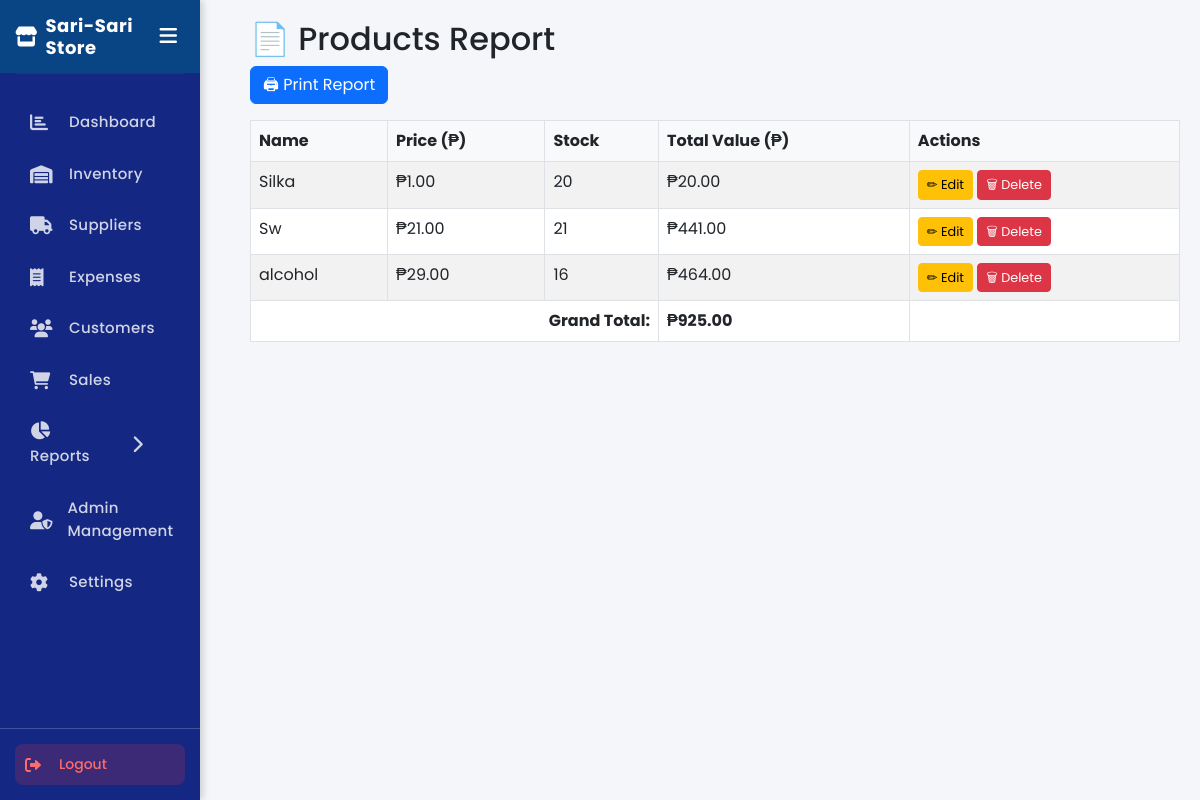
The app's page /report.php with its own data.
### tables this page shows
CREATE TABLE `products` (
  `id` int(11) NOT NULL,
  `barcode` varchar(100) DEFAULT NULL,
  `product_name` varchar(100) NOT NULL,
  `price` decimal(10,2) NOT NULL,
  `stock` int(11) NOT NULL,
  `quantity` int(11) DEFAULT 0,
  `created_at` timestamp NOT NULL DEFAULT current_timestamp()
);

### report.php (the view, shortened to what this page needs)
<?php
include 'db.php';
?>
<!DOCTYPE html>
<html>
<head>
    <link href="https://cdn.jsdelivr.net/npm/bootstrap@5.3.0/dist/css/bootstrap.min.css" rel="stylesheet">
</head>
<body>
    <div class="sidebar">
        <?php include 'sidebar.php'; ?>
    </div>
    <div class="main">
        <h2>📄 Products Report</h2>
        <a href="#" onclick="window.print()" class="btn btn-primary mb-3">🖨 Print Report</a>
        <table class="table table-bordered table-striped">
            <thead>
                <tr>
                    <th>Name</th>
                    <th>Price (₱)</th>
                    <th>Stock</th>
                    <th>Total Value (₱)</th>
                    <th class="actions-column">Actions</th>
                </tr>
            </thead>
            <tbody>
                <?php
                $result = $conn->query("SELECT * FROM products ORDER BY id ASC");
                $grandTotal = 0;
                while ($row = $result->fetch_assoc()):
                    $totalValue = $row['price'] * $row['quantity'];
                    $grandTotal += $totalValue;
                ?>
                    <tr>
                        <td><?= htmlspecialchars($row['product_name']) ?></td>
                        <td>₱<?= number_format($row['price'], 2) ?></td>
                        <td><?= $row['quantity'] ?></td>
                        <td>₱<?= number_format($totalValue, 2) ?></td>
                        <td class="actions-column">
                            <a href="edit_product.php?id=<?= $row['id'] ?>" class="btn btn-warning btn-sm">✏ Edit</a>
                            <a href="delete_product.php?id=<?= $row['id'] ?>" class="btn btn-danger btn-sm">🗑 Delete</a>
                        </td>
                    </tr>
                <?php endwhile; ?>
                <tr>
                    <td colspan="3" class="text-end"><strong>Grand Total:</strong></td>
                    <td><strong>₱<?= number_format($grandTotal, 2) ?></strong></td>
                    <td class="actions-column"></td>
                </tr>
            </tbody>
        </table>
    </div>
</body>
</html>

### sidebar.css (style rules this page uses)
* { margin: 0; padding: 0; box-sizing: border-box; }
body { font-family: 'Segoe UI', Tahoma, Geneva, Verdana, sans-serif; background-color: #f8f9fa; }
.sidebar { height: 100%; width: 250px; background: linear-gradient(180deg, #2c3e50 0%, #1a2530 100%); color: white; display: flex; flex-direction: column; box-shadow: 3px 0 10px rgba(0, 0, 0, 0.2); transition: width 0.3s ease; }

### report.php (style rules this page uses)
.main { margin-left: 230px; padding: 20px; }
.table thead th { background-color: #f8f9fa; }
.btn-sm { padding: 0.25rem 0.5rem; font-size: 0.8rem; }
.sidebar { width: 230px; float: left; }

### sidebar.php (style rules this page uses)
body { margin: 0; font-family: 'Poppins', sans-serif; background: #f4f6fa; }
.sidebar { background: #142883; color: #fff; display: flex; flex-direction: column; transition: width 0.3s ease, left 0.3s ease; box-shadow: 2px 0 8px rgba(0,0,0,0.2); width: 200px; }

### records on screen
products: product_name "Silka", price "1.00", quantity "20", totalValue "20.00"
products: product_name "Sw", price "21.00", quantity "21", totalValue "441.00"
products: product_name "alcohol", price "29.00", quantity "16", totalValue "464.00"

### other values on screen
$grandTotal "925.00"
